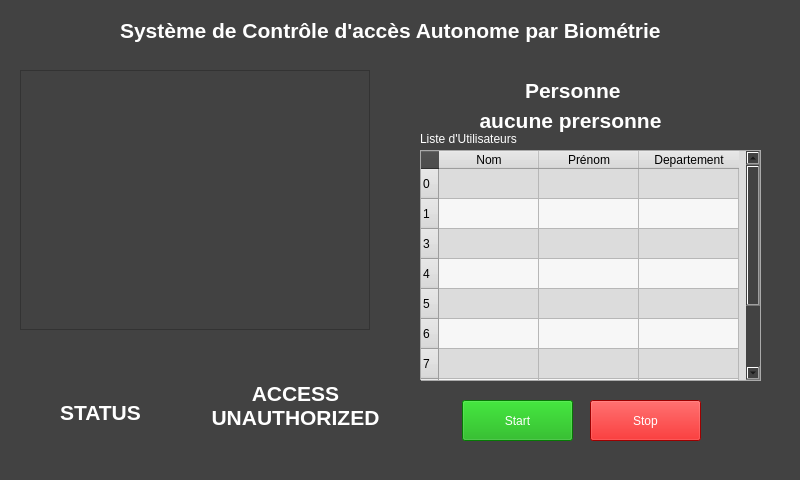
<?xml version="1.0" encoding="UTF-8"?>
<ui version="4.0">
 <class>MainWindow</class>
 <widget class="QMainWindow" name="MainWindow">
  <property name="geometry">
   <rect>
    <x>0</x>
    <y>0</y>
    <width>800</width>
    <height>480</height>
   </rect>
  </property>
  <property name="minimumSize">
   <size>
    <width>800</width>
    <height>480</height>
   </size>
  </property>
  <property name="maximumSize">
   <size>
    <width>800</width>
    <height>480</height>
   </size>
  </property>
  <property name="windowTitle">
   <string>MainWindow</string>
  </property>
  <property name="windowIcon">
   <iconset>
    <normaloff>Pi.ico</normaloff>Pi.ico</iconset>
  </property>
  <property name="styleSheet">
   <string notr="true">background-color:rgb(66, 66, 66);</string>
  </property>
  <widget class="QWidget" name="centralwidget">
   <widget class="QGraphicsView" name="preview">
    <property name="geometry">
     <rect>
      <x>20</x>
      <y>70</y>
      <width>350</width>
      <height>260</height>
     </rect>
    </property>
    <property name="verticalScrollBarPolicy">
     <enum>Qt::ScrollBarAlwaysOff</enum>
    </property>
    <property name="horizontalScrollBarPolicy">
     <enum>Qt::ScrollBarAlwaysOff</enum>
    </property>
   </widget>
   <widget class="QToolButton" name="on">
    <property name="geometry">
     <rect>
      <x>462</x>
      <y>400</y>
      <width>111</width>
      <height>41</height>
     </rect>
    </property>
    <property name="styleSheet">
     <string notr="true">
background-color:rgb(8, 170, 5);
color:rgb(255,255,255)</string>
    </property>
    <property name="text">
     <string>Start</string>
    </property>
    <property name="checkable">
     <bool>true</bool>
    </property>
    <property name="checked">
     <bool>false</bool>
    </property>
   </widget>
   <widget class="QLabel" name="label_2">
    <property name="geometry">
     <rect>
      <x>60</x>
      <y>400</y>
      <width>91</width>
      <height>21</height>
     </rect>
    </property>
    <property name="font">
     <font>
      <pointsize>16</pointsize>
      <weight>75</weight>
      <bold>true</bold>
     </font>
    </property>
    <property name="text">
     <string>&lt;html&gt;&lt;head/&gt;&lt;body&gt;&lt;p&gt;&lt;span style=&quot; color:#ffffff;&quot;&gt;STATUS&lt;/span&gt;&lt;/p&gt;&lt;/body&gt;&lt;/html&gt;</string>
    </property>
   </widget>
   <widget class="QPushButton" name="add_rem">
    <property name="geometry">
     <rect>
      <x>30</x>
      <y>530</y>
      <width>161</width>
      <height>27</height>
     </rect>
    </property>
    <property name="styleSheet">
     <string notr="true">
background-color:rgb(8, 170, 5);
color:rgb(255,255,255)</string>
    </property>
    <property name="text">
     <string>Add/Remove Users</string>
    </property>
    <property name="icon">
     <iconset>
      <normaloff>Desktop/17044-200.png</normaloff>Desktop/17044-200.png</iconset>
    </property>
    <property name="autoDefault">
     <bool>false</bool>
    </property>
    <property name="default">
     <bool>false</bool>
    </property>
    <property name="flat">
     <bool>false</bool>
    </property>
   </widget>
   <widget class="QLabel" name="label">
    <property name="geometry">
     <rect>
      <x>120</x>
      <y>10</y>
      <width>621</width>
      <height>41</height>
     </rect>
    </property>
    <property name="font">
     <font>
      <pointsize>16</pointsize>
      <weight>75</weight>
      <bold>true</bold>
     </font>
    </property>
    <property name="text">
     <string>&lt;html&gt;&lt;head/&gt;&lt;body&gt;&lt;p&gt;&lt;span style=&quot; color:#ffffff;&quot;&gt;Système de Contrôle d'accès Autonome par Biométrie&lt;/span&gt;&lt;/p&gt;&lt;/body&gt;&lt;/html&gt;</string>
    </property>
   </widget>
   <widget class="QLabel" name="label_3">
    <property name="geometry">
     <rect>
      <x>525</x>
      <y>80</y>
      <width>101</width>
      <height>20</height>
     </rect>
    </property>
    <property name="font">
     <font>
      <pointsize>16</pointsize>
      <weight>75</weight>
      <bold>true</bold>
     </font>
    </property>
    <property name="styleSheet">
     <string notr="true">color: rgb(255, 255, 255);</string>
    </property>
    <property name="text">
     <string>Personne</string>
    </property>
   </widget>
   <widget class="QLabel" name="user">
    <property name="geometry">
     <rect>
      <x>450</x>
      <y>100</y>
      <width>241</width>
      <height>41</height>
     </rect>
    </property>
    <property name="font">
     <font>
      <pointsize>16</pointsize>
      <weight>75</weight>
      <bold>true</bold>
     </font>
    </property>
    <property name="styleSheet">
     <string notr="true">color: rgb(255, 255, 255);</string>
    </property>
    <property name="text">
     <string>aucune prersonne</string>
    </property>
    <property name="alignment">
     <set>Qt::AlignCenter</set>
    </property>
    <property name="wordWrap">
     <bool>true</bool>
    </property>
   </widget>
   <widget class="QToolButton" name="off">
    <property name="geometry">
     <rect>
      <x>590</x>
      <y>400</y>
      <width>111</width>
      <height>41</height>
     </rect>
    </property>
    <property name="styleSheet">
     <string notr="true">
background-color:rgb(220, 0, 0);
color:rgb(255,255,255)
</string>
    </property>
    <property name="text">
     <string>Stop</string>
    </property>
    <property name="checkable">
     <bool>true</bool>
    </property>
    <property name="checked">
     <bool>false</bool>
    </property>
   </widget>
   <widget class="QLabel" name="label_4">
    <property name="geometry">
     <rect>
      <x>420</x>
      <y>130</y>
      <width>131</width>
      <height>17</height>
     </rect>
    </property>
    <property name="palette">
     <palette>
      <active>
       <colorrole role="WindowText">
        <brush brushstyle="SolidPattern">
         <color alpha="255">
          <red>255</red>
          <green>255</green>
          <blue>255</blue>
         </color>
        </brush>
       </colorrole>
       <colorrole role="Button">
        <brush brushstyle="SolidPattern">
         <color alpha="255">
          <red>66</red>
          <green>66</green>
          <blue>66</blue>
         </color>
        </brush>
       </colorrole>
       <colorrole role="Base">
        <brush brushstyle="SolidPattern">
         <color alpha="255">
          <red>66</red>
          <green>66</green>
          <blue>66</blue>
         </color>
        </brush>
       </colorrole>
       <colorrole role="Window">
        <brush brushstyle="SolidPattern">
         <color alpha="255">
          <red>66</red>
          <green>66</green>
          <blue>66</blue>
         </color>
        </brush>
       </colorrole>
      </active>
      <inactive>
       <colorrole role="WindowText">
        <brush brushstyle="SolidPattern">
         <color alpha="255">
          <red>255</red>
          <green>255</green>
          <blue>255</blue>
         </color>
        </brush>
       </colorrole>
       <colorrole role="Button">
        <brush brushstyle="SolidPattern">
         <color alpha="255">
          <red>66</red>
          <green>66</green>
          <blue>66</blue>
         </color>
        </brush>
       </colorrole>
       <colorrole role="Base">
        <brush brushstyle="SolidPattern">
         <color alpha="255">
          <red>66</red>
          <green>66</green>
          <blue>66</blue>
         </color>
        </brush>
       </colorrole>
       <colorrole role="Window">
        <brush brushstyle="SolidPattern">
         <color alpha="255">
          <red>66</red>
          <green>66</green>
          <blue>66</blue>
         </color>
        </brush>
       </colorrole>
      </inactive>
      <disabled>
       <colorrole role="WindowText">
        <brush brushstyle="SolidPattern">
         <color alpha="255">
          <red>159</red>
          <green>158</green>
          <blue>158</blue>
         </color>
        </brush>
       </colorrole>
       <colorrole role="Button">
        <brush brushstyle="SolidPattern">
         <color alpha="255">
          <red>66</red>
          <green>66</green>
          <blue>66</blue>
         </color>
        </brush>
       </colorrole>
       <colorrole role="Base">
        <brush brushstyle="SolidPattern">
         <color alpha="255">
          <red>66</red>
          <green>66</green>
          <blue>66</blue>
         </color>
        </brush>
       </colorrole>
       <colorrole role="Window">
        <brush brushstyle="SolidPattern">
         <color alpha="255">
          <red>66</red>
          <green>66</green>
          <blue>66</blue>
         </color>
        </brush>
       </colorrole>
      </disabled>
     </palette>
    </property>
    <property name="text">
     <string>Liste d'Utilisateurs</string>
    </property>
   </widget>
   <widget class="QTableWidget" name="tableWidget">
    <property name="enabled">
     <bool>true</bool>
    </property>
    <property name="geometry">
     <rect>
      <x>420</x>
      <y>150</y>
      <width>341</width>
      <height>231</height>
     </rect>
    </property>
    <property name="cursor" stdset="0">
     <cursorShape>ArrowCursor</cursorShape>
    </property>
    <property name="focusPolicy">
     <enum>Qt::WheelFocus</enum>
    </property>
    <property name="contextMenuPolicy">
     <enum>Qt::DefaultContextMenu</enum>
    </property>
    <property name="acceptDrops">
     <bool>false</bool>
    </property>
    <property name="statusTip">
     <string/>
    </property>
    <property name="accessibleDescription">
     <string notr="true"/>
    </property>
    <property name="autoFillBackground">
     <bool>false</bool>
    </property>
    <property name="styleSheet">
     <string notr="true">BACKGROUND-color:rgb(220, 220, 220)</string>
    </property>
    <property name="frameShape">
     <enum>QFrame::StyledPanel</enum>
    </property>
    <property name="frameShadow">
     <enum>QFrame::Sunken</enum>
    </property>
    <property name="autoScroll">
     <bool>false</bool>
    </property>
    <property name="dragEnabled">
     <bool>false</bool>
    </property>
    <property name="dragDropOverwriteMode">
     <bool>true</bool>
    </property>
    <property name="alternatingRowColors">
     <bool>true</bool>
    </property>
    <property name="verticalScrollMode">
     <enum>QAbstractItemView::ScrollPerPixel</enum>
    </property>
    <property name="gridStyle">
     <enum>Qt::SolidLine</enum>
    </property>
    <property name="sortingEnabled">
     <bool>false</bool>
    </property>
    <property name="cornerButtonEnabled">
     <bool>true</bool>
    </property>
    <property name="rowCount">
     <number>10</number>
    </property>
    <attribute name="horizontalHeaderVisible">
     <bool>true</bool>
    </attribute>
    <attribute name="horizontalHeaderCascadingSectionResizes">
     <bool>false</bool>
    </attribute>
    <attribute name="horizontalHeaderHighlightSections">
     <bool>false</bool>
    </attribute>
    <attribute name="horizontalHeaderMinimumSectionSize">
     <number>27</number>
    </attribute>
    <attribute name="horizontalHeaderShowSortIndicator" stdset="0">
     <bool>false</bool>
    </attribute>
    <attribute name="horizontalHeaderStretchLastSection">
     <bool>false</bool>
    </attribute>
    <attribute name="verticalHeaderVisible">
     <bool>true</bool>
    </attribute>
    <attribute name="verticalHeaderCascadingSectionResizes">
     <bool>false</bool>
    </attribute>
    <attribute name="verticalHeaderHighlightSections">
     <bool>true</bool>
    </attribute>
    <attribute name="verticalHeaderShowSortIndicator" stdset="0">
     <bool>false</bool>
    </attribute>
    <attribute name="verticalHeaderStretchLastSection">
     <bool>false</bool>
    </attribute>
    <row>
     <property name="text">
      <string>0</string>
     </property>
    </row>
    <row>
     <property name="text">
      <string>1</string>
     </property>
    </row>
    <row/>
    <row/>
    <row/>
    <row/>
    <row/>
    <row/>
    <row/>
    <row/>
    <column>
     <property name="text">
      <string>Nom</string>
     </property>
    </column>
    <column>
     <property name="text">
      <string>Prénom</string>
     </property>
    </column>
    <column>
     <property name="text">
      <string>Departement</string>
     </property>
    </column>
    <item row="0" column="0">
     <property name="text">
      <string/>
     </property>
    </item>
   </widget>
   <widget class="QProgressBar" name="progressBar">
    <property name="geometry">
     <rect>
      <x>760</x>
      <y>550</y>
      <width>101</width>
      <height>16</height>
     </rect>
    </property>
    <property name="styleSheet">
     <string notr="true">color:rgb(255,255,255);</string>
    </property>
    <property name="value">
     <number>24</number>
    </property>
   </widget>
   <widget class="QLabel" name="status">
    <property name="geometry">
     <rect>
      <x>170</x>
      <y>380</y>
      <width>251</width>
      <height>51</height>
     </rect>
    </property>
    <property name="font">
     <font>
      <pointsize>16</pointsize>
      <weight>75</weight>
      <bold>true</bold>
     </font>
    </property>
    <property name="styleSheet">
     <string notr="true">color: rgb(255, 255, 255);</string>
    </property>
    <property name="text">
     <string>ACCESS UNAUTHORIZED</string>
    </property>
    <property name="alignment">
     <set>Qt::AlignCenter</set>
    </property>
    <property name="wordWrap">
     <bool>true</bool>
    </property>
   </widget>
   <zorder>preview</zorder>
   <zorder>on</zorder>
   <zorder>add_rem</zorder>
   <zorder>label</zorder>
   <zorder>label_3</zorder>
   <zorder>user</zorder>
   <zorder>off</zorder>
   <zorder>label_4</zorder>
   <zorder>tableWidget</zorder>
   <zorder>progressBar</zorder>
   <zorder>status</zorder>
   <zorder>label_2</zorder>
  </widget>
 </widget>
 <resources/>
 <connections/>
</ui>
